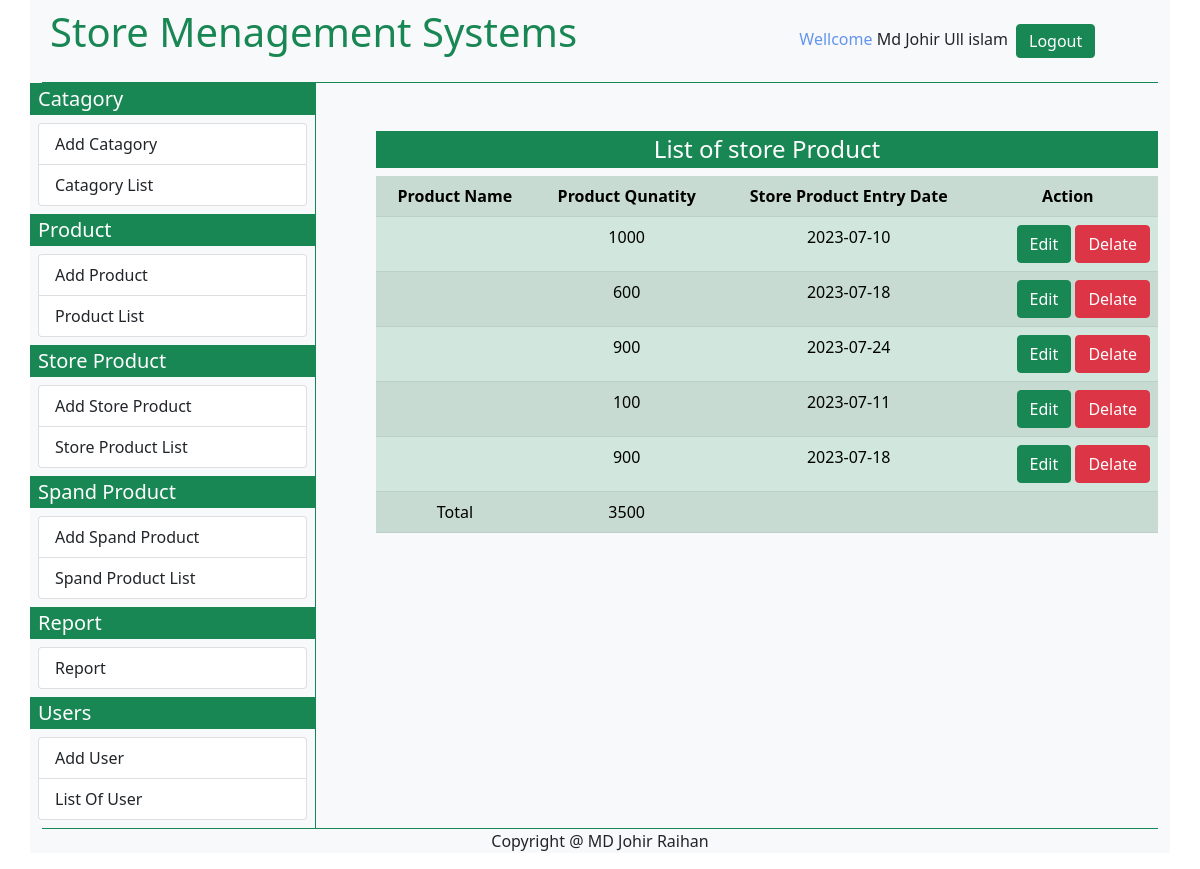
The page /StoreMS/list_of_entry_product.php (signed in) on the database its author committed.
### tables this page shows
CREATE TABLE `store_product` (
  `store_product_id` int(11) NOT NULL,
  `store_product_name` int(10) NOT NULL,
  `store_product_quentity` int(11) NOT NULL,
  `store_product_entry_date` varchar(10) NOT NULL
);

### StoreMS/list_of_entry_product.php (the view, shortened to what this page needs)
<?php
    require ('connection.php');
    $user_first_name= $_SESSION['user_first_name'];
    $user_last_name= $_SESSION['user_last_name'];
    if(!empty($user_first_name) && !empty($user_last_name)){
    $sql1 ="SELECT * FROM product";
    $query1 =$conn ->query($sql1);
    $data_list=array();
   while ( $data1 =mysqli_fetch_assoc($query1)){
    $id    =$data1 ['id'];
    $product_name =$data1 ['product_name'];
    $data_list [$id] = $product_name;
   }
?>
<!DOCTYPE html>
<html lang="en">
<head>
    <link href="https://cdn.jsdelivr.net/npm/bootstrap@5.0.2/dist/css/bootstrap.min.css" rel="stylesheet">
    <link rel="stylesheet" href="https://cdnjs.cloudflare.com/ajax/libs/font-awesome/6.4.0/css/all.min.css">
</head>
<body>
<div class="container bg-light">
      <div class="container-fluied border-bottom border-success">
      <?php include('top_bar.php'); ?>
      </div>
      <div class="container-fluied">
        <div class="row bg-light">
          <div class="col-sm-3 p-0 m-0">
          <?php include('left_bar.php') ?>
          </div>
          <div class="col-sm-9 border-start border-success">
          <div class="container p-4 m-4">
          <h4 class="text-center bg-success text-white p-1">List of store Product</h4>
          <?php
    $sql= "SELECT * FROM store_product";
    $query =$conn ->query($sql);
    echo "<table class='table table-success table-striped table-hover'>
    <tr>
     <th class='text-center'>Product Name </th>
     <th class='text-center'>Product Qunatity</th>
     <th class='text-center'>Store Product Entry Date</th>
     <th class='text-center'>Action</th>
    ";
    $total=0;
    while ( $data = mysqli_fetch_assoc($query)){
        $store_product_id         = $data ['store_product_id'];
        $store_product_name       = $data ['store_product_name'];
        $store_product_quentity   = $data ['store_product_quentity'];
        $store_product_entry_date = $data ['store_product_entry_date'];
        $total +=$store_product_quentity;
        echo " <tr>
            <td class='text-center'>$data_list[$store_product_name]</td>
            <td class='text-center'>$store_product_quentity</td>
            <td class='text-center'> $store_product_entry_date</td>
            <td class='text-end'>
            <a href='edit_store_product.php? id=$store_product_id' class='btn btn-success'>Edit</a>
            <a href='edit_store_product.php? id=$store_product_id' class='btn btn-danger'>Delate</a>
            </td>
        </tr>";
    }
    echo "</tr>
    <tr>
    <td class='text-center'>Total</td>
    <td class='text-center'>$total</td>
    <td ></td>
    <td></td>
    </tr>
    </table>";
    ?>
          </div>
            </div>
            </div>
             </div>
                <div class="container-fluied border-top border-success">
                 <?php include('bottombar.php')?>
             </div>
    </div>
</body>
</html>
<?php
}
else{
    header('location:login.php');
}
?>

### StoreMS/top_bar.php
<div class="row p-2">
     <div class="col-sm-8">
      <a href="index.php" class="text-success text-decoration-none"><h1>Store Menagement Systems</h1> </a>
      </div>
      <div class="col-sm-4">
      <p class="pt-3" ><span style="color: cornflowerblue;">Wellcome</span> <?php echo $user_first_name.' '.$user_last_name?><a href="logout.php" class=" text-white text-decoration-none btn btn-success py-1 mx-2"> Logout</a></p>
      </div>
</div>

### StoreMS/left_bar.php
<h5 class="bg-success text-white px-2 py-1">Catagory</h5>
            <ul class="list-group m-2">
              <li class="list-group-item">
                 <a href="add_catagory.php" class="text-dark text-decoration-none">Add Catagory</a>
              </li>
                <li class="list-group-item">
                   <a href="list_of_catagory.php" class="text-dark text-decoration-none">Catagory List</a>
                </li>
            </ul>
            <h5 class="bg-success text-white px-2 py-1">Product</h5>
            <ul class="list-group m-2">
              <li class="list-group-item ">
                 <a href="add_product.php" class="text-dark text-decoration-none">Add Product</a>
              </li>
                <li class="list-group-item">
                   <a href="list_of_product.php" class="text-dark text-decoration-none">Product List</a>
                </li>
            </ul>
            <h5 class="bg-success text-white px-2 py-1">Store Product</h5>
            <ul class="list-group m-2">
              <li class="list-group-item">
                 <a href="add_store_product.php" class="text-dark text-decoration-none">Add Store Product</a>
            </li>
              <li class="list-group-item">
                 <a href="list_of_entry_product.php" class="text-dark text-decoration-none">Store Product List</a>
            </li>
            </ul>
            <h5 class="bg-success text-white px-2 py-1">Spand Product</h5>
            <ul class="list-group m-2">
              <li class="list-group-item">
                 <a href="add_spand_product.php" class="text-dark text-decoration-none">Add Spand Product</a>
            </li>
              <li class="list-group-item">
                 <a href="list_of_spand_product.php" class="text-dark text-decoration-none">Spand Product List</a>
            </li>
            </ul>
            <h5 class="bg-success text-white px-2 py-1">Report</h5>
            <ul class="list-group m-2">
              <li class="list-group-item">
                 <a href="report.php" class="text-dark text-decoration-none">Report</a>
            </li>
            </ul>
            <h5 class="bg-success text-white px-2 py-1">Users</h5>
            <ul class="list-group m-2">
              <li class="list-group-item">
                 <a href="add_users.php" class="text-dark text-decoration-none">Add User</a>
              </li>
              <li class="list-group-item ">
                 <a href="list_of_users.php" class="text-dark text-decoration-none">List Of User</a>
              </li>
            </ul>

### StoreMS/bottombar.php
<p class="text-center">Copyright @ MD Johir Raihan</p>

### rows shown on the page
store_product: store_product_quentity "1000", store_product_entry_date "2023-07-10"
store_product: store_product_quentity "600", store_product_entry_date "2023-07-18"
store_product: store_product_quentity "900", store_product_entry_date "2023-07-24"
store_product: store_product_quentity "100", store_product_entry_date "2023-07-11"
store_product: store_product_quentity "900", store_product_entry_date "2023-07-18"

### other values the page prints
$user_first_name "Md Johir"
$user_last_name "Ull islam"
$total "3500"
